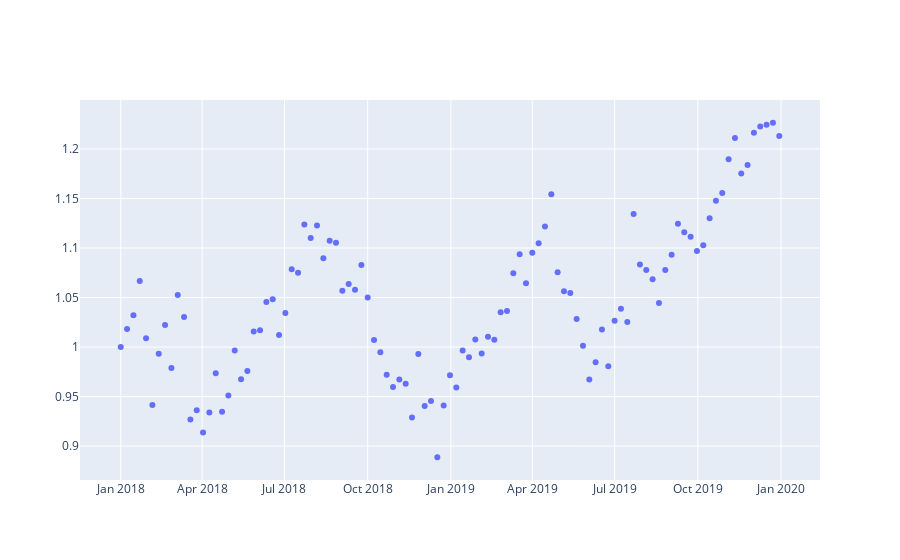

Write notebook code for a chart like this one.
### Code cell
import plotly.graph_objects as go
df_stocks = px.data.stocks()
px.line(df_stocks, x='date', y='GOOG', labels={'x': 'Date','y': "STOCK"},title='GOOGLE SHARE PRICE')
fig = go.Figure()
fig.add_trace(go.Scatter(x=df_stocks.date, y=df_stocks.GOOG, mode='markers', name= 'GOOGLE'))
